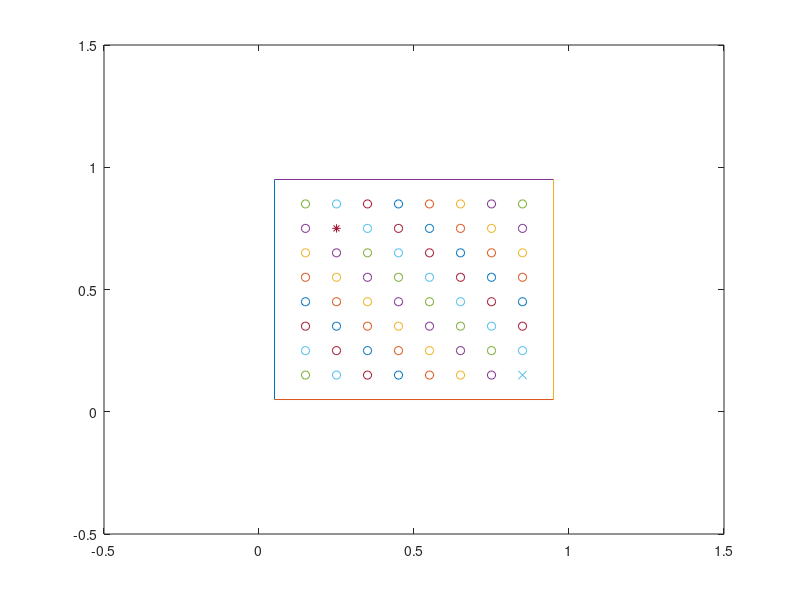

This chart was generated by the following MATLAB code:
%@(#)   bransle.m 1.2	 94/02/08     12:31:07
%
hold off
plot([0.05 0.05],[0.05 .95]);
hold on
plot([0.05 .95],[0.05 0.05]);
plot([.95 .95],[0.05 .95]);
plot([0.05 .95],[.95 .95]);
for i=1:8,
    for j=1:8
      g(i,j)=plot(0.1*i+.05,.1*j+.05,'o');
    end
end
axis([-.5 1.5 -.5 1.5])
delete(g(8,1));
delete(g(2,7));
plot(0.85,0.15,'x')
plot(0.25,0.75,'*')
